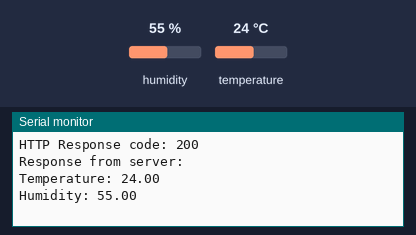
The sketch below on a simulated ESP32. Parts: the last lines printed to the serial monitor. Inputs (shaded band) come from the test bench; at power-on: humidity 55 %, temperature 24 °C. WiFi joins after 1.5 s; servers stay silent unless stated; uploads are accepted with an empty reply.

Above: at 3.0 s.
3.1 s: humidity set to 22 %
At 4.16 s:
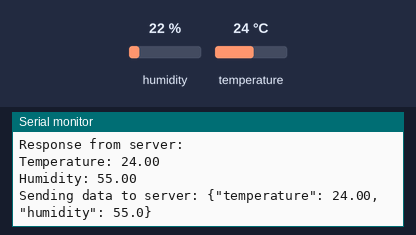
7.9 s: temperature set to 12 °C
At 9.5 s:
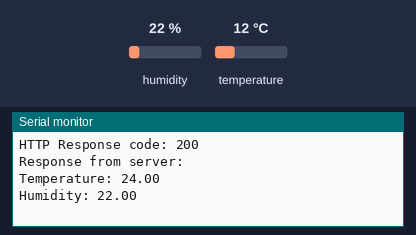
12.7 s: humidity set to 40 %
At 15.0 s:
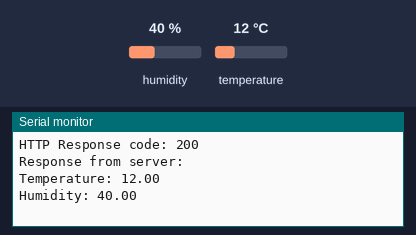
Timing chart, 0 to 16.5 s (numbered marks = the images above; inputs shaded):
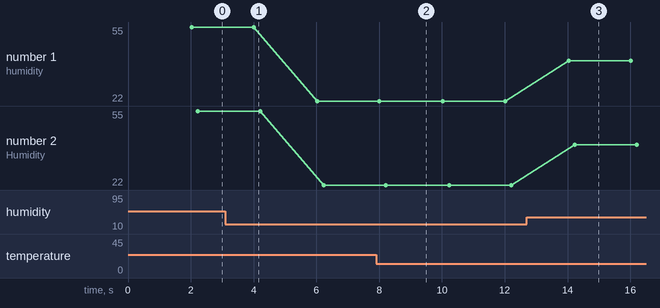

Measured:
- after the input at 12.7 s, the serial monitor: prints a new line after 1.3 s (image 3)
- plotted number 1: 55 → 22 after the input at 3.1 s, 22 → 40 after the input at 12.7 s
- plotted number 2: 55 → 22 after the input at 3.1 s, 22 → 40 after the input at 12.7 s

The sketch:

sic_ta1.ino
```cpp
#include <WiFi.h>
#include <HTTPClient.h>
#include "DHT.h"
#define DHT11PIN 13

DHT dht(DHT11PIN, DHT11);

const char* ssid = "Kai"; // Change to ssid WiFi connection
const char* password = "yayayiya65678"; // Change to password WiFi connection
const char* server_url = "http://192.168.84.44:5000/sensor/data"; // Change to Flask server's running IP (cek di VSCode)
unsigned long lastMsg = 0;
float temp = 0;
float hum = 0;

void setup_wifi() {
  delay(10);
  Serial.println();
  Serial.print("Connecting to ");
  Serial.println(ssid);

  WiFi.mode(WIFI_STA);
  WiFi.begin(ssid, password);

  while (WiFi.status() != WL_CONNECTED) {
    delay(500);
    Serial.print(".");
  }

  Serial.println("");
  Serial.println("WiFi connected");
  Serial.println("IP address: ");
  Serial.println(WiFi.localIP());
}

void setup() {
  Serial.begin(115200);
  Serial.println("Starting setup...");
  setup_wifi();
  dht.begin();
  Serial.println("Setup completed.");

  // Test connection to the server
  WiFiClient client;
  if (client.connect("192.168.84.44", 5000)) {  // Check and make sure this IP matches with Flask server's IP
    Serial.println("Connected to server for connection test");
    client.println("POST /sensor/data HTTP/1.1");
    client.println("Host: 192.168.84.44");
    client.println("Content-Type: application/json");
    client.println("Content-Length: 35");
    client.println();
    client.println("{\"temperature\": 27.90, \"humidity\": 92.0}");
    client.println();

    while (client.connected() || client.available()) {
      if (client.available()) {
        String line = client.readStringUntil('\n');
        Serial.println(line);
      }
    }

    client.stop();
  } else {
    Serial.println("Connection to server failed");
  }
}

void loop() {
  if (WiFi.status() != WL_CONNECTED) {
    Serial.println("WiFi not connected. Reconnecting...");
    setup_wifi();
  }

  unsigned long now = millis();
  if (now - lastMsg > 2000) {
    lastMsg = now;
    float humi = dht.readHumidity();
    float temp = dht.readTemperature();

    if (isnan(humi) || isnan(temp)) {
      Serial.println("Failed to read from DHT sensor!");
      return;
    }

    HTTPClient http;
    http.begin(server_url);
    http.addHeader("Content-Type", "application/json");

    String payload = "{\"temperature\": " + String(temp, 2) + ", \"humidity\": " + String(humi, 1) + "}";
    Serial.print("Sending data to server: ");
    Serial.println(payload);

    int httpResponseCode = http.POST(payload);

    if (httpResponseCode > 0) {
      String response = http.getString();
      Serial.print("HTTP Response code: ");
      Serial.println(httpResponseCode);
      Serial.print("Response from server: ");
      Serial.println(response);
    } else {
      Serial.print("Error on sending POST: ");
      Serial.println(httpResponseCode);
    }

    http.end();

    Serial.print("Temperature: ");
    Serial.println(temp);
    Serial.print("Humidity: ");
    Serial.println(humi);
  }
}
```
